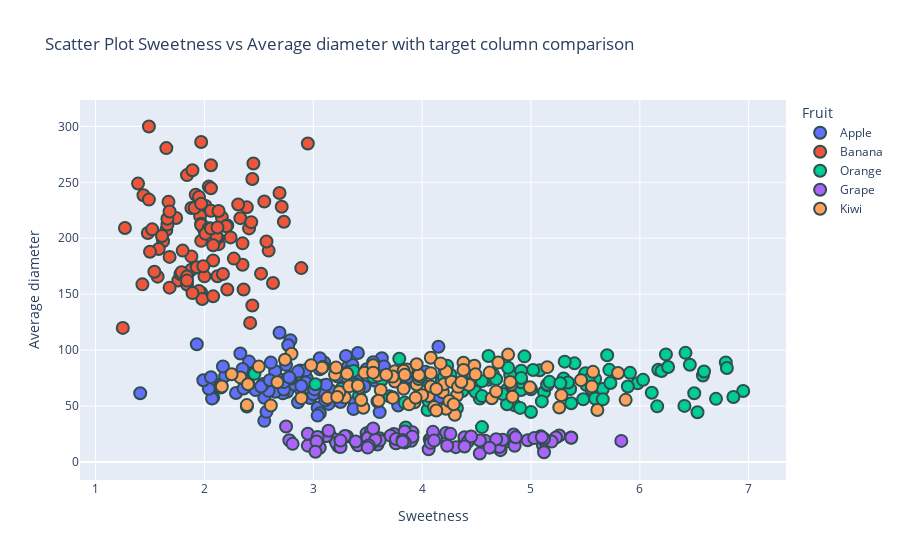

Notebook cell for this chart:
### Code cell
# Scatter plot among ['Weight', 'Average diameter', 'Average length', 'Peel hardness', 'Sweetness']
# and comparison with TARGET 'Fruit' 

feature_x = 'Sweetness'
feature_y = 'Average diameter'

scatter_plot(df_cleaned, feature_x, feature_y, target='Fruit')
